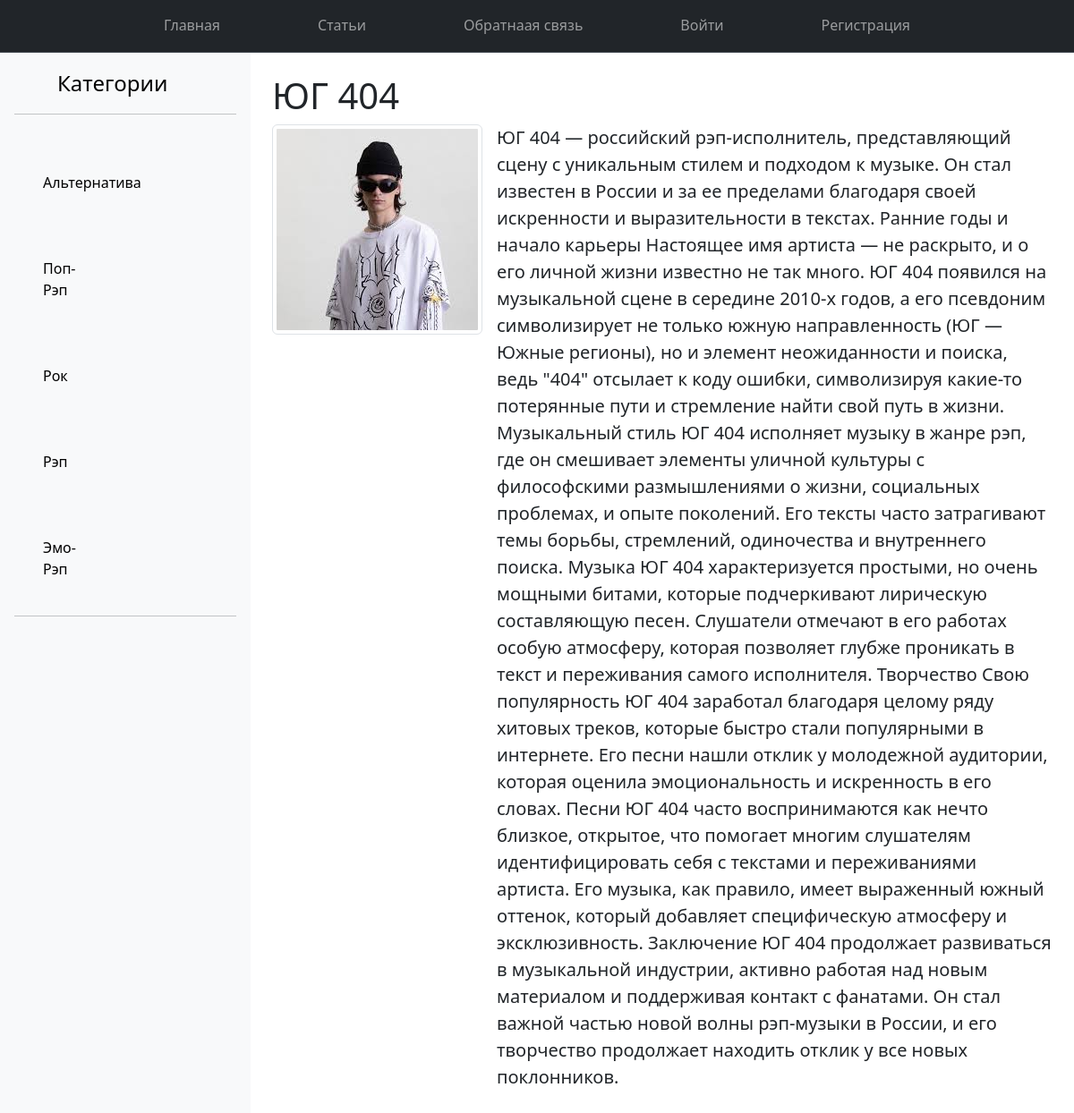
The app's page /post/ug404/ with its own data.
### main/models.py (models this page shows, shortened)
class Category(models.Model):
    name = models.CharField(max_length=100, db_index=True, verbose_name='Категория')
    slug = models.SlugField(max_length=255, unique=True, db_index=True)
    class Meta:
        verbose_name = "Категория"
        verbose_name_plural = "Категории"

class Musician(models.Model):
    class Status(models.IntegerChoices):
        DRAFT = 0, 'Черновик'
        PUBLISHED = 1, 'Опубликовано'
    title = models.CharField(max_length=255, verbose_name="Заголовок")
    slug = models.SlugField(max_length=255, unique=True, db_index=True, verbose_name="Slug")
    content = models.TextField(blank=True, verbose_name="Текст статьи")
    time_create = models.DateTimeField(auto_now_add=True, verbose_name="Время создания")
    time_update = models.DateTimeField(auto_now=True, verbose_name="Время изменения")
    is_published = models.BooleanField(choices=tuple(map(lambda x: (bool(x[0]), x[1]), Status.choices)),
                                       default=Status.DRAFT, verbose_name="Статус")
    photo = models.ImageField(upload_to='photos/%Y/%m/%d', default=None, blank=True, null=True, verbose_name='Фото')
    cat = models.ForeignKey(
        'Category',
        on_delete=models.PROTECT,
        related_name='posts',
        verbose_name="Категории")
    tags = models.ManyToManyField('TagPost', blank=True, related_name='tags', verbose_name="Теги")
    alive = models.OneToOneField(
        'Alive',
        on_delete=models.SET_NULL,
        null=True,
        blank=True,
        related_name='alive',
        verbose_name="Место рождения")
    user = models.ForeignKey(
        User,
        verbose_name='Пользователь',
        on_delete=models.CASCADE)
    class Meta:
        verbose_name = "Известные музыканты"
        verbose_name_plural = "Известные музыканты"
        ordering = ['-time_create']
        indexes = [
            models.Index(fields=['-time_create'])
        ]

### main/views.py (the view)
# urls.py: path('post/<slug:post_slug>/', views.show_post, name='post'),
def show_post(request, post_slug):
    post = get_object_or_404(Musician, slug=post_slug)
    data = {
        'title': post.title,
        'post': post,
        'cat_selected': 1,
    }
    return render(request, 'main/post.html', data)

### main/templatetags/musican_tags.py (called while the page is built)
@register.inclusion_tag('main/list_categories.html')
def show_categories(cat_selected=0):
    cats = Category.objects.annotate(total=Count("posts")).filter(total__gt=0)
    return {'cats': cats, 'cat_selected': cat_selected}

### main/templates/main/post.html
{% extends 'main/base.html' %}
{% load musican_tags %}
{% block content %}
<div class="d-flex">
    <div class="d-flex flex-column flex-shrink-0 p-3 bg-body-tertiary" style="width: 280px; margin-bottom: 5px;">
        <a class="d-flex align-items-center mb-3 mb-md-0 me-md-auto link-body-emphasis text-decoration-none">
            <svg class="bi pe-none me-2" width="40" height="32"></svg>
            <span class="fs-4">Категории</span>
        </a>
        <hr>
        {% show_categories cat_selected %}
        <hr>
    </div>
    <div class="flex-grow-1 p-4">
        <h1>{{ post.title }}</h1>
        <div class="d-flex align-items-start">
            {% if post.photo %}
            <img src="{{ post.photo.url }}" alt="Изображение статьи" class="img-fluid img-thumbnail me-3" style="width: 300px; height: auto; object-fit: cover;">
            {% endif %}
            <p class="lead">{{ post.content }}</p>
        </div>
    </div>
</div>
{% endblock %}

### main/templates/main/list_categories.html
{% for cat in cats %}
{% if cat.id == cat_selected %}
<div class="d-flex flex-column flex-shrink-0 p-3 bg-body-tertiary" style="width: 28px; height: 25; ">
        <ul class="nav nav-pills flex-column mb-auto">
            <li>
                <a href="{% url 'category' cat.slug %}" class="nav-link link-body-emphasis">
                    <svg class="bi pe-none me-2" width="16" height="16"><use xlink:href="{{ cat.get_absolute_url }}"></use></svg>
                    {{cat.name}}
                </a>
            </li>
        </ul>
</div>
{% else %}
<div class="d-flex flex-column flex-shrink-0 p-3 bg-body-tertiary" style="width: 28px; height: 250; ">
        <ul class="nav nav-pills flex-column mb-auto">
            <li>
                <a href="{% url 'category' cat.slug %}" class="nav-link link-body-emphasis">
                    <svg class="bi pe-none me-2" width="16" height="16"><use xlink:href="{{ cat.get_absolute_url }}"></use></svg>
                    {{cat.name}}
                </a>
            </li>
        </ul>
</div>
{% endif %}
{% endfor %}

### records on screen
Category: name "Альтернатива"
Category: name "Поп-Рэп"
Category: name "Рок"
Category: name "Рэп"
Category: name "Эмо-Рэп"
Musician: title "ЮГ 404", photo (picture), content "ЮГ 404 — российский рэп-исполнитель, представляющий сцену с уникальным стилем и подходом к музыке. Он стал известен в России и за ее пределами благодаря своей искренности и выразительности в текстах. Ранние годы и начало карьеры Настоящее имя артиста — не раскрыто, и о его личной жизни известно не так много. ЮГ 404 появился на музыкальной сцене в середине 2010-х годов, а его псевдоним символизирует не только южную направленность (ЮГ — Южные регионы), но и элемент неожиданности и поиска, ведь \"404\" отсылает к коду ошибки, символизируя какие-то потерянные пути и стремление найти свой путь в жизни. Музыкальный стиль ЮГ 404 исполняет музыку в жанре рэп, где он смешивает элементы уличной…"
